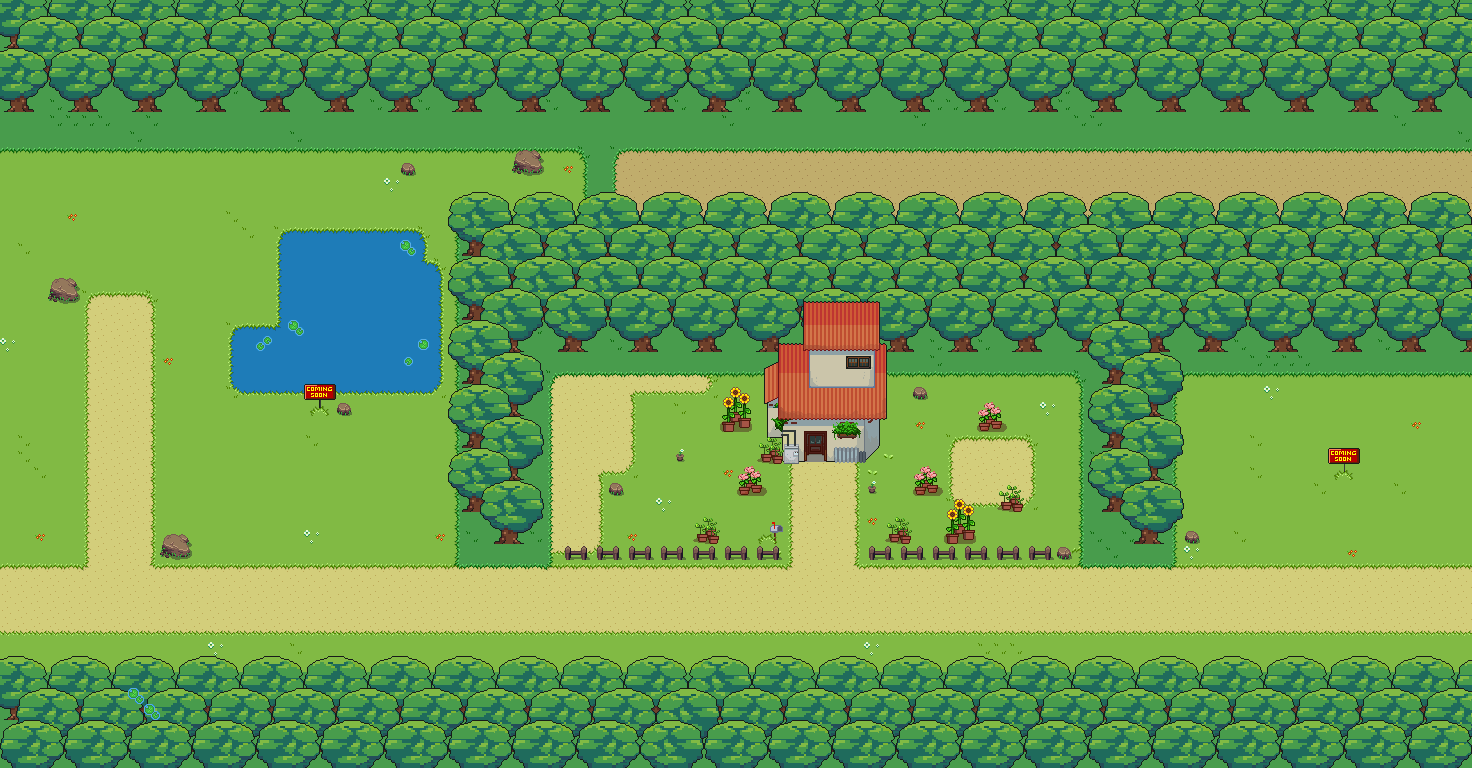

A level layout from a 2D game, rendered from its tile map. Below: a short description, then the map file with tile-grid data replaced by summaries:
An orthogonal 92x48 tile map with 16x16 px tiles, 17 tile layers (Tile Layer 1, alan, air, Tile Layer 3, ...), 2 tilesets and 134 objects.

<map version="1.5" tiledversion="1.7.2" orientation="orthogonal" renderorder="right-down" width="92" height="48" tilewidth="16" tileheight="16" infinite="0" nextlayerid="22" nextobjectid="223">
 <tileset firstgid="1" source="obyek.tsx" />
 <tileset firstgid="257" source="Overworld.tsx" />
 <layer id="1" name="Tile Layer 1" width="92" height="48">
  <data>[4416 cells, 4416 non-empty, 2 distinct tile ids]</data>
 </layer>
 <layer id="2" name="alan" width="92" height="48">
  <data>[4416 cells, 963 non-empty, 2 distinct tile ids]</data>
 </layer>
 <layer id="21" name="air" width="92" height="48">
  <data>[4416 cells, 134 non-empty, 1 distinct tile ids]</data>
 </layer>
 <layer id="17" name="Tile Layer 3" width="92" height="48">
  <data>[4416 cells, 308 non-empty, 13 distinct tile ids]</data>
 </layer>
 <layer id="8" name="Tile Layer 8" width="92" height="48">
  <data>[4416 cells, 2375 non-empty, 17 distinct tile ids]</data>
 </layer>
 <layer id="19" name="air" width="92" height="48">
  <data>[4416 cells, 5 non-empty, 4 distinct tile ids]</data>
 </layer>
 <layer id="9" name="pohon4" width="92" height="48">
  <data>[4416 cells, 258 non-empty, 18 distinct tile ids]</data>
 </layer>
 <layer id="5" name="pohon1" width="92" height="48">
  <data>[4416 cells, 892 non-empty, 16 distinct tile ids]</data>
 </layer>
 <layer id="6" name="pohon2" width="92" height="48">
  <data>[4416 cells, 984 non-empty, 16 distinct tile ids]</data>
 </layer>
 <layer id="7" name="pohon3" width="92" height="48">
  <data>[4416 cells, 892 non-empty, 16 distinct tile ids]</data>
 </layer>
 <layer id="11" name="pohon5" width="92" height="48">
  <data>[4416 cells, 32 non-empty, 16 distinct tile ids]</data>
 </layer>
 <layer id="12" name="pohon6" width="92" height="48">
  <data>[4416 cells, 32 non-empty, 16 distinct tile ids]</data>
 </layer>
 <layer id="13" name="pohon7" width="92" height="48">
  <data>[4416 cells, 32 non-empty, 16 distinct tile ids]</data>
 </layer>
 <layer id="14" name="pohon8" width="92" height="48">
  <data>[4416 cells, 32 non-empty, 16 distinct tile ids]</data>
 </layer>
 <layer id="16" name="pohon9" width="92" height="48">
  <data>[4416 cells, 52 non-empty, 20 distinct tile ids]</data>
 </layer>
 <layer id="4" name="rumah" width="92" height="48">
  <data>[4416 cells, 135 non-empty, 114 distinct tile ids]</data>
 </layer>
 <layer id="10" name="bunga" width="92" height="48">
  <data>[4416 cells, 99 non-empty, 28 distinct tile ids]</data>
 </layer>
 <objectgroup id="18" name="rumah">
  <!-- 134 objects omitted --></objectgroup>
</map>
<!-- 134 of 134 objects omitted -->
